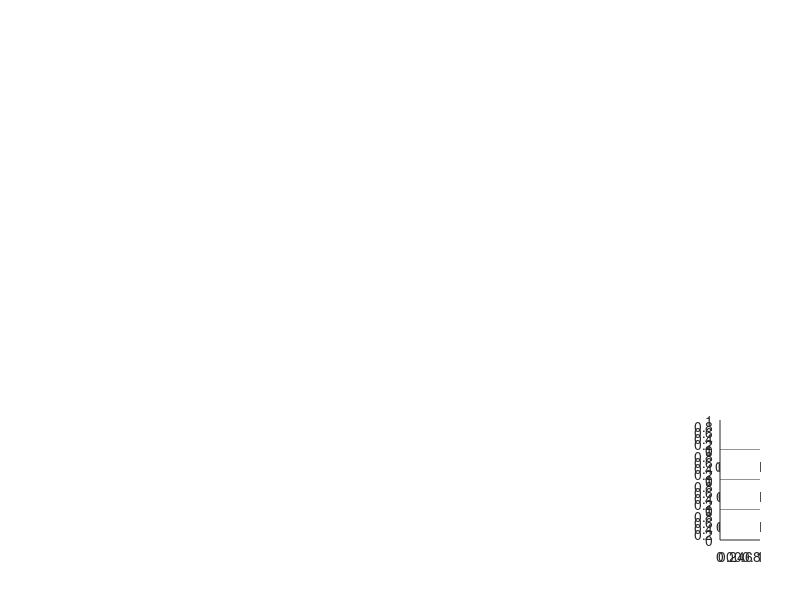

Source code (MATLAB): (Note: this script raises an error after producing the figure.)

% Initiate directory for saving data.
thisDirectory   = fileparts(mfilename('fullpath'));
saveDirectory   = fullfile(thisDirectory,'MTR_JPN_R4.Kv11_2.0S');
if ~isdir(saveDirectory)
    mkdir(saveDirectory)
end

% % Regenerate MAT files for the channels.
% activeChannel   = McIntyre2002SlowK;        save('SavedParameters/ActiveChannels/McIntyre2002SlowK.mat','activeChannel');
% activeChannel   = McIntyre2002FastNa;       save('SavedParameters/ActiveChannels/McIntyre2002FastNa.mat','activeChannel');
% activeChannel   = McIntyre2002PersistentNa; save('SavedParameters/ActiveChannels/McIntyre2002PersistentNa.mat','activeChannel');
% clear activeChannel

% Initiate temperature.
temp            = [21 37];

% Figure.
f               = figure;

% Already adding panels for insets.
ax1 = axes('Position',[0.9 0.25 0.05 0.05]);
ax2 = axes('Position',[0.9 0.20 0.05 0.05]);
ax3 = axes('Position',[0.9 0.15 0.05 0.05]);
ax4 = axes('Position',[0.9 0.10 0.05 0.05]);

% Run the model and calculate CV.
for k = 1:2
    
    % Produce parameters for default cortex model.
    clear par;
    par = Cullen2018CortexAxonJPNlocalized_MTR();
    par.sim.dt.value = 1;
    % Set temperature.
    par.sim.temp = temp(k);
    
    % Adjust simulation time.
    par.sim.tmax.value = 15;
    
    %% Run sham simulations.
    [MEMBRANE_POTENTIAL, INTERNODE_LENGTH, TIME_VECTOR] = ModelJPN_MTR(par, fullfile(saveDirectory, ['MTR2024_sham_' num2str(par.sim.temp) 'C.mat']));
    if k == 1
        velocity_lotemp(1) = velocities(MEMBRANE_POTENTIAL, INTERNODE_LENGTH, par.sim.dt.value*simunits(par.sim.dt.units), [20 40]);
        subplot(331); plot(TIME_VECTOR,MEMBRANE_POTENTIAL,'-c');
    else
        velocity_hitemp(1) = velocities(MEMBRANE_POTENTIAL, INTERNODE_LENGTH, par.sim.dt.value*simunits(par.sim.dt.units), [20 40]);
        subplot(334); plot(TIME_VECTOR,MEMBRANE_POTENTIAL,'-r');
    end
    % dlmwrite([saveDirectory '/time_vector_sham_' num2str(par.sim.temp) 'C.txt'],TIME_VECTOR);
    % dlmwrite([saveDirectory '/membrane_potential_sham_' num2str(par.sim.temp) 'C.txt'],MEMBRANE_POTENTIAL);
    refresh;
    
    %% Run long simulations.
    par.sim.dt.value    = 5;
    par.sim.tmax.value  = 800;
    [MEMBRANE_POTENTIAL, INTERNODE_LENGTH, TIME_VECTOR] = ModelJPN_MTR(par, fullfile(saveDirectory, ['MTR2024_long_' num2str(par.sim.temp) 'C.mat']));
    % dlmwrite([saveDirectory '/time_vector_long_' num2str(par.sim.temp) 'C.txt'],TIME_VECTOR);
    % dlmwrite([saveDirectory '/membrane_potential_long_' num2str(par.sim.temp) 'C.txt'],MEMBRANE_POTENTIAL);
    if k == 1
        subplot(332); plot(TIME_VECTOR,MEMBRANE_POTENTIAL,'-c');
    else
        subplot(335); plot(TIME_VECTOR,MEMBRANE_POTENTIAL,'-r');
    end
    refresh;
    
    %% Run controls for insets.
    for psw = [0 20]
        par.myel.geo.peri.value.ref = psw;
        par.myel.geo.peri.value.vec = par.myel.geo.peri.value.ref * ones(par.geo.nintn,par.geo.nintseg);
        par.myel.geo.period.value   = 1000*(par.node.geo.diam.value.ref/par.myel.geo.gratio.value.ref-par.node.geo.diam.value.ref-2*par.myel.geo.peri.value.ref/1000)/(2*6.5);
        par                         = CalculateNumberOfMyelinLamellae(par, 'max');
        %         par                         = UpdateInternodePeriaxonalSpaceWidth(par, par.myel.geo.peri.value.ref/2, [], [1, 2, 51, 52], 'min');
        [MEMBRANE_POTENTIAL, INTERNODE_LENGTH, TIME_VECTOR] = ModelJPN_MTR(par, fullfile(saveDirectory, ['MTR2024_CTRL_psw_' num2str(psw) '_' num2str(par.sim.temp) 'C.mat']));
        if k == 1  && psw == 0
            plot(TIME_VECTOR,MEMBRANE_POTENTIAL,'-c','Parent',ax3);
        elseif k == 1  && psw == 20
            plot(TIME_VECTOR,MEMBRANE_POTENTIAL,'-c','Parent',ax4);
        elseif k == 2  && psw == 0
            plot(TIME_VECTOR,MEMBRANE_POTENTIAL,'-r','Parent',ax1); 
        else
            plot(TIME_VECTOR,MEMBRANE_POTENTIAL,'-r','Parent',ax2);
        end
    end
    refresh;
   
    % Reset model and temperature.
    clear par;
    par             = Cullen2018CortexAxonJPNlocalized_MTR();
    par.sim.temp    = temp(k);
    par.sim.dt.value = 1;
    %% Run all simulations varying periaxonal space width.
    j = 1;
    for psw = [0:0.2:1.6 2:6 6.477 7:8 8.487 9 10:2:14 15 20]
        par.myel.geo.peri.value.ref = psw;
        par.myel.geo.peri.value.vec = par.myel.geo.peri.value.ref * ones(par.geo.nintn,par.geo.nintseg);
        par.myel.geo.period.value   = 1000*(par.node.geo.diam.value.ref/par.myel.geo.gratio.value.ref-par.node.geo.diam.value.ref-2*par.myel.geo.peri.value.ref/1000)/(2*6.5);
        par                         = CalculateNumberOfMyelinLamellae(par, 'max');
        %         par                         = UpdateInternodePeriaxonalSpaceWidth(par, par.myel.geo.peri.value.ref/2, [], [1, 2, 51, 52], 'min');
        [MEMBRANE_POTENTIAL, INTERNODE_LENGTH, TIME_VECTOR] = ModelJPN_MTR(par, fullfile(saveDirectory, ['MTR2024_psw_' num2str(psw) '_' num2str(par.sim.temp) 'C.mat']));
        velocity_psw(j,1)           = psw;
        if k == 1
            velocity_psw(j,2)       = velocities(MEMBRANE_POTENTIAL, INTERNODE_LENGTH, par.sim.dt.value*simunits(par.sim.dt.units), [20 40]);
        else
            velocity_psw(j,3)       = velocities(MEMBRANE_POTENTIAL, INTERNODE_LENGTH, par.sim.dt.value*simunits(par.sim.dt.units), [20 40]);
        end
        j                           = j+1;
    end
    refresh;
    
    % Reset model and temperature.
    clear par;
    par             = Cullen2018CortexAxonJPNlocalized_MTR();
    par.sim.temp    = temp(k);
    par.sim.dt.value = 1;
    %% Run short node simulations.
    par.node.geo.length.value.ref       = 0.7735;
    par.node.geo.length.value.vec       = par.node.geo.length.value.ref * ones(par.geo.nnode, 1);
    par.node.seg.geo.length.value.ref   = par.node.geo.length.value.ref;
    par.node.seg.geo.length.value.vec   = repmat(par.node.geo.length.value.vec / par.geo.nnodeseg, 1, par.geo.nnodeseg);
    par =                                 CalculateLeakConductanceJPN_MTR(par);
    [MEMBRANE_POTENTIAL, INTERNODE_LENGTH, TIME_VECTOR] = ModelJPN_MTR(par, fullfile(saveDirectory, ['MTR2024_shortnode_' num2str(par.sim.temp) 'C.mat']));
    if k == 1
        velocity_lotemp(2) = velocities(MEMBRANE_POTENTIAL, INTERNODE_LENGTH, par.sim.dt.value*simunits(par.sim.dt.units), [20 40]);
    else
        velocity_hitemp(2) = velocities(MEMBRANE_POTENTIAL, INTERNODE_LENGTH, par.sim.dt.value*simunits(par.sim.dt.units), [20 40]);
    end
    refresh;
    
    % Reset model and temperature.
    clear par;
    par             = Cullen2018CortexAxonJPNlocalized_MTR();
    par.sim.temp    = temp(k);
    par.sim.dt.value = 1;
    %% Run alt. myelin simulations.
    par.myel.geo.gratio.value.ref       = 0.6888;
    par.myel.geo.gratio.value.vec_ref   = par.myel.geo.gratio.value.ref * ones(par.geo.nintn, par.geo.nintseg);
    par.myel.geo.peri.value.ref         = 8.487;
    par.myel.geo.peri.value.vec         = par.myel.geo.peri.value.ref * ones(par.geo.nintn,par.geo.nintseg);
    par.myel.geo.period.value           = 1000*(par.node.geo.diam.value.ref/par.myel.geo.gratio.value.ref-par.node.geo.diam.value.ref-2*par.myel.geo.peri.value.ref/1000)/(2*6.5);
    par                                 = CalculateNumberOfMyelinLamellae(par, 'max');
    %     par                                 = UpdateInternodePeriaxonalSpaceWidth(par, par.myel.geo.peri.value.ref/2, [], [1, 2, 51, 52], 'min');
    [MEMBRANE_POTENTIAL, INTERNODE_LENGTH, TIME_VECTOR] = ModelJPN_MTR(par, fullfile(saveDirectory, ['MTR2024_altmyelin_' num2str(par.sim.temp) 'C.mat']));
    if k == 1
        velocity_lotemp(3) = velocities(MEMBRANE_POTENTIAL, INTERNODE_LENGTH, par.sim.dt.value*simunits(par.sim.dt.units), [20 40]);
    else
        velocity_hitemp(3) = velocities(MEMBRANE_POTENTIAL, INTERNODE_LENGTH, par.sim.dt.value*simunits(par.sim.dt.units), [20 40]);
    end
    
    %% Run iTBS simulations.
    par.node.geo.length.value.ref       = 0.7735;
    par.node.geo.length.value.vec       = par.node.geo.length.value.ref * ones(par.geo.nnode, 1);
    par.node.seg.geo.length.value.ref   = par.node.geo.length.value.ref;
    par.node.seg.geo.length.value.vec   = repmat(par.node.geo.length.value.vec / par.geo.nnodeseg, 1, par.geo.nnodeseg);
    par =                                 CalculateLeakConductanceJPN_MTR(par);
    [MEMBRANE_POTENTIAL, INTERNODE_LENGTH, TIME_VECTOR] = ModelJPN_MTR(par, fullfile(saveDirectory, ['MTR2024_iTBS_' num2str(par.sim.temp) 'C.mat']));
    if k == 1
        velocity_lotemp(4) = velocities(MEMBRANE_POTENTIAL, INTERNODE_LENGTH, par.sim.dt.value*simunits(par.sim.dt.units), [20 40]);
    else
        velocity_hitemp(4) = velocities(MEMBRANE_POTENTIAL, INTERNODE_LENGTH, par.sim.dt.value*simunits(par.sim.dt.units), [20 40]);
    end
    
end

% Finish writing.
% dlmwrite([saveDirectory '/psws.txt'],velocity_psw);

% Finish plot.
subplot(333); hold on;
bar(velocity_lotemp,'c','EdgeColor','c');
for i = 2:4
    plot(i,1.2,'v','MarkerEdgeColor','k','MarkerFaceColor','k'); %1.17
    text(i,1.3,[num2str(100*(velocity_lotemp(i)/velocity_lotemp(1)-1),'%1.1f') '%'],'Color','k','HorizontalAlignment','center','FontSize',12); %1.185
end
subplot(336); hold on;
bar(velocity_hitemp,'r','EdgeColor','r');
for i = 2:4
    plot(i,2.0,'v','MarkerEdgeColor','k','MarkerFaceColor','k'); %1.92
    text(i,2.1,[num2str(100*(velocity_hitemp(i)/velocity_hitemp(1)-1),'%1.1f') '%'],'Color','k','HorizontalAlignment','center','FontSize',12); % 1.95
end
subplot(337);
plot(velocity_psw(:,1),velocity_psw(:,2),'-c'), hold on
plot(velocity_psw(:,1),velocity_psw(:,3),'-r');

% Add basics.
subplot(331); axis([0 5 -80 50]), xticks(0:5), xticklabels({'0','','','','','5'}), yticks(-80:40:40), yticklabels({'-80','','0',''}), xlabel('Time (ms)'), ylabel('Axon voltage (mV)');
subplot(332); axis([0 400 -90 -40]), xticks(0:100:400), xticklabels({'0','100','200','300','400'}), yticks(-80:20:-20), yticklabels({'-80','-60','-40'}), xlabel('Time (ms)'), ylabel('Axon voltage (mV)');
subplot(334); axis([0 5 -80 50]), xticks(0:5), xticklabels({'0','','','','','5'}), yticks(-80:40:40), yticklabels({'-80','','0',''}), xlabel('Time (ms)'), ylabel('Axon voltage (mV)');
subplot(335); axis([0 400 -90 -40]), xticks(0:100:400), xticklabels({'0','100','200','300','400'}), yticks(-80:20:-20), yticklabels({'-80','-60','-40'}), xlabel('Time (ms)'), ylabel('Axon voltage (mV)');
subplot(333); axis([0.5 4.5 0 1.5]), xticks(1:1:4.5), xticklabels({'Sham','Short node','Alt. myelin','iTBS'}), yticks(0:0.5:1.5), yticklabels({'','0.5''1','1.5'}), ylabel('Conduction velocity (m/s)');
subplot(336); axis([0.5 4.5 0 2.5]), xticks(1:1:4.5), xticklabels({'Sham','Short node','Alt. myelin','iTBS'}), yticks(0:0.5:2.5), yticklabels({'','0.5''1','1.5','2','2.5'}), ylabel('Conduction velocity (m/s)');
subplot(337); axis([0 20 0 4.5]), xticks(0:5:20), xticklabels({'0','5','10','15','20'}), yticks(0:1:4), yticklabels({'0','1','2','3','4'}), xlabel('Periaxonal space width (nm)'), ylabel('Conduction velocity (m/s)');
hold on, plot([6.477 6.477],[0 4.5],'.-k'); set(gca,'Box','off');

% Add last graph.
Chosen_d = 1e-02;
subplot(338);
plot(velocity_psw(:,1),1e03*Chosen_d./velocity_psw(:,2),'-c'); hold on;
plot(velocity_psw(:,1),1e03*Chosen_d./velocity_psw(:,3),'-r');
axis([0 20 0 15]);
xticks(0:5:20), xticklabels({'0','5','10','15','20'}), xlabel('Periaxonal space width (nm)');
yticks(0:5:15), yticklabels({'0','5','10','15'}), ylabel('Conduction delay over 1 cm (ms)');
plot([6.477 6.477],[0 15],'.-k');
text(10,13.5,['\Deltat_{0 - 20} = ~' num2str(1e03*Chosen_d./velocity_psw(end,2)-1e03*Chosen_d./velocity_psw(1,2),'%1.0f') ' ms/cm'],'Color','c');
text(10,3, ['\Deltat_{0 - 20} = ~' num2str(1e03*Chosen_d./velocity_psw(end,3)-1e03*Chosen_d./velocity_psw(1,3),'%1.0f') ' ms/cm'],'Color','r');

% Finish insets.
uistack(ax1,'top'); uistack(ax2,'top'); uistack(ax3,'top'); uistack(ax4,'top');
set(f,'CurrentAxes',ax1); axis([0 200 -90 -40]); set(gca,'Box','off','Position',[0.28 0.27 0.05 0.05]); xticklabels({});
set(f,'CurrentAxes',ax2); axis([0 200 -90 -40]); set(gca,'Box','off','Position',[0.34 0.27 0.05 0.05]); xticklabels({}); yticklabels({});
set(f,'CurrentAxes',ax3); axis([0 200 -90 -40]); set(gca,'Box','off','Position',[0.28 0.20 0.05 0.05]);
set(f,'CurrentAxes',ax4); axis([0 200 -90 -40]); set(gca,'Box','off','Position',[0.34 0.20 0.05 0.05]); yticklabels({});
subplot(338); set(gca,'Box','off','Position',get(gca,'Position')+[0.05 0 0 0]);

% Printing as JPEG.
set(gcf,...
    'PaperUnits','inches',...
    'PaperSize',[15 15],...
    'PaperPosition',[0.5 0.5 14 14],...
    'Renderer','Painters');
print(gcf,[saveDirectory '/MTR2024_R0_MainResults.jpg'],'-djpeg','-r300');
print(gcf,[saveDirectory '/MTR2024_R0_MainResults.pdf'],'-dpdf');
